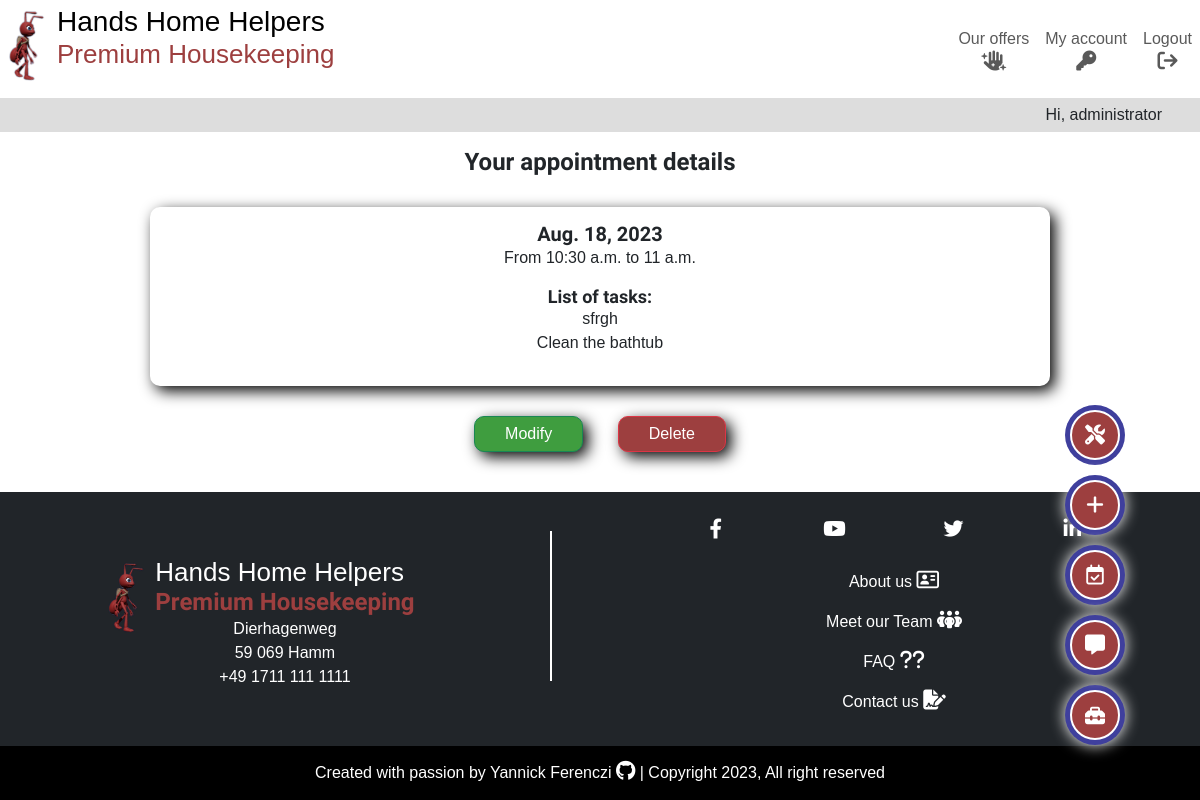
The app's page /appointments/appointment_detail/24 (signed in) with its own data.
### appointments/models.py (models this page shows, shortened)
class Appointment(models.Model):
    POSSIBLE_TIME = [
        (time.fromisoformat("07:00"), "7:00"),
        (time.fromisoformat("07:30"), "7:30"),
        (time.fromisoformat("08:00"), "8:00"),
        (time.fromisoformat("08:30"), "8:30"),
        (time.fromisoformat("09:00"), "9:00"),
        (time.fromisoformat("09:30"), "9:30"),
        (time.fromisoformat("10:00"), "10:00"),
        (time.fromisoformat("10:30"), "10:30"),
        (time.fromisoformat("11:00"), "11:00"),
        (time.fromisoformat("11:30"), "11:30"),
        (time.fromisoformat("12:00"), "12:00"),
        (time.fromisoformat("12:30"), "12:30"),
        (time.fromisoformat("13:00"), "13:00"),
        (time.fromisoformat("13:30"), "13:30"),
        (time.fromisoformat("14:00"), "14:00"),
        (time.fromisoformat("14:30"), "14:30"),
        (time.fromisoformat("15:00"), "15:00"),
        (time.fromisoformat("15:30"), "15:30"),
        (time.fromisoformat("16:00"), "16:00"),
        (time.fromisoformat("16:30"), "16:30"),
        (time.fromisoformat("17:00"), "17:00"),
        (time.fromisoformat("17:30"), "17:30"),
        (time.fromisoformat("18:00"), "18:00"),
        (time.fromisoformat("18:30"), "18:30"),
        (time.fromisoformat("19:00"), "19:00"),
    ]
    appointment_owner = models.ForeignKey(
        User,
        on_delete=models.CASCADE,
        related_name="appointment_owner",
    )
    appointment_day = models.DateField(verbose_name="Day of appointment")
    appointment_start_time = models.TimeField(
        choices=POSSIBLE_TIME, verbose_name="Starting time")
    appointment_end_time = models.TimeField(
        choices=POSSIBLE_TIME,
        verbose_name="Ending time"
    )
    appointment_tasks = models.ManyToManyField(
        Task,
        related_name="associated_tasks",
    )

### tasks/models.py (models this page shows, shortened)
class Task(models.Model):
    CATEGORIES = [
        ("Gardening", "Gardening"),
        ("Cleaning", "Cleaning"),
        ("Garden patch", "Garden patch"),
        ("Swimming pool", "Swimming pool"),
        ("Renovation and repair", "Renovation and repair"),
        ("Home care", "Home care"),
    ]
    name = models.CharField(max_length=250, )
    done = models.BooleanField(default=False)
    owner = models.ForeignKey(
        User,
        on_delete=models.CASCADE,
        related_name="task_owner",
    )
    created_on = models.DateField(auto_now_add=True)
    category = models.CharField(
        max_length=50,
        choices=CATEGORIES,
        default="CLEANING",
    )
    repeat = models.BooleanField(default=False)
    employee = models.ForeignKey(
        Employee,
        on_delete=models.PROTECT,
        related_name="employees",
        blank=True,
        null=True,
    )
    comment = models.CharField(max_length=250, blank=True, null=True)
    class Meta:
        ordering = ["-created_on"]
    def __str__(self):
        return self.name

### appointments/views.py (the view)
class AppointmentDetailView(LoginRequiredMixin, generic.DetailView):
    model = Appointment
    template_name = "appointments/appointment_detail.html"
    context_object_name = "appointment"

### appointments/templates/appointments/appointment_detail.html (shortened to what this page needs)
{% extends "base.html" %}
{% load static %}
{% block content %}
<h3>Your appointment details</h3>
<div class="custom-form">
    <h5 class="centered-content">{{ appointment.appointment_day }}</h5>
    <div class="centered-content">
        <p>From {{ appointment.appointment_start_time }} to {{ appointment.appointment_end_time }}</p>
    </div>
    <div>
        <h6>List of tasks:</h6>
        <ul>
            {% for task in appointment.appointment_tasks.all %}
            <li>{{ task }}</li>
            {% endfor %}
        </ul>
    </div>
</div>
<div class="centered-content">
    <div class="d-inline-block">
        <a class="form-btn btn btn-success" href="{% url 'update_appointment' appointment.pk %}">Modify</a>
    </div>
    <div class="d-inline-block">
        <a class="form-btn btn btn-danger" href="{% url 'delete_appointment' appointment.pk %}">Delete</a>
    </div>
</div>
{% endblock content %}

### templates/base.html (shortened to what this page needs)
{% load static %}
{% url 'home' as home_url %}
{% url 'dashboard' as dashboard_url %}
{% url 'account_logout' as logout_url %}
{% url 'account_login' as login_url %}
{% url 'account_signup' as signup_url %}
{% url 'offers' as offers_url %}
{%  now 'n' as this_month %}
<!DOCTYPE html>
<html lang="en">
<head>
    <link rel="stylesheet" href="https://cdnjs.cloudflare.com/ajax/libs/font-awesome/6.4.0/css/all.min.css"
>
    <link href="https://cdn.jsdelivr.net/npm/bootstrap@5.3.0/dist/css/bootstrap.min.css" rel="stylesheet"
>
    <link rel="stylesheet" href="{% static 'css/style.css' %}">
</head>
<body>
    <div class="user-options-trigger">
        <div class="fixed-btn d-flex justify-content-center" data-bs-toggle="tooltip" data-bs-placement="left"
            title="Open the toolbox">
            <button class="fixed-btn-trigger" type="button" data-bs-toggle="collapse" data-bs-target=".multi-collapse"
                aria-expanded="false" aria-controls="admin-panel add-task add-appointment add-review"><i
                    class="fa-solid fa-toolbox d-inline-block mt-1"></i></button>
        </div>
    </div>
    <div class="user-options">
        {% if request.user.is_superuser %}
        <div id="admin-panel" class="collapse multi-collapse fixed-btn d-flex justify-content-center" data-bs-toggle="tooltip" data-bs-placement="left"
            title="Go to admin panel">
            <a class="tool-links" href="/administration_panel/">
                <i class="fa-solid fa-screwdriver-wrench d-inline-block mt-1"></i>
            </a>
        </div>
        {% endif %}
        {% if request.user.is_authenticated %}
        <div id="add-task" class="collapse multi-collapse fixed-btn d-flex justify-content-center" data-bs-toggle="tooltip" data-bs-placement="left"
            title="Add a task">
            <a class="tool-links" href="{% url 'add_task' %}">
                <i class="fa-solid fa-plus d-inline-block mt-1"></i></p>
            </a>
        </div>
        <div id="add-appointment" class="collapse multi-collapse fixed-btn d-flex justify-content-center" data-bs-toggle="tooltip" data-bs-placement="left"
            title="New appointment">
            <a class="tool-links" href="{% url 'calendar' this_month %}">
                <i class="fa-regular fa-calendar-check d-inline-block mt-1"></i>
            </a>
        </div>
        <div id="add-review" class="collapse multi-collapse fixed-btn d-flex justify-content-center" data-bs-toggle="tooltip" data-bs-placement="left"
            title="Give us feedback">
            <a href="{% url 'add_review' %}">
                <i class="fa-solid fa-message d-inline-block mt-1"></i></a>
        </div>
        {% endif %}
    </div>
    <header class="main-header position-fixed w-100">
        <nav class="navbar navbar-expand-md py-0">
            <div class="container-fluid">
                <a class="navbar-brand" href="{% url 'home' %}">
                    <div class="main-logo">
                        <img class="img-logo" src="{% static 'images/hands_home_helpers_logo.png' %}"
                            alt="Hands Home Helpers company logo">
                        <div class="name-logo">
                            <h1><span class="d-block d-md-inline">Hands</span>
                                <span class="d-block d-md-inline">Home</span>
                                <span class="d-block d-md-inline">Helpers</span>
                            </h1>
                            <h2 class="red-ant d-none d-md-block">Premium Housekeeping</h2>
                        </div>
                    </div>
                </a>
                <div class="collapse navbar-collapse" id="navbarSupportedContent">
                    <ul class="navbar-nav ms-auto mb-0 mb-lg-0">
                        <li class="nav-item">
                            <a class="nav-link centered-content {% if request.path == offers_url %}active{%endif%}"
                                aria-current="page" aria-label="go to home page" href="{% url 'offers' %}">Our offers <i
                                    class="fa-solid fa-hand-sparkles d-block centered-content"></i></a>
                        </li>
                        {% if user.is_authenticated %}
                        <li class="nav-item {% if request.path == dashboard_url %}active{%endif%}">
                            <a class="nav-link centered-content" aria-current="page"
                                href="{% url 'dashboard' %}">My account <i
                                    class="fa-solid fa-key d-block centered-content"></i></a>
                        </li>
                        <li class="nav-item">
                            <a class="nav-link centered-content {% if request.path == logout_url %}active{%endif%}" aria-current="page" aria-label="go to logout page"
                                href="{% url 'account_logout' %}">Logout <i
                                    class="fa-solid fa-arrow-right-from-bracket d-block centered-content"></i></a>
                        </li>
                        {% endif %}
                    </ul>
                </div>
            </div>
        </nav>
        <div class="container-fluid">
            <div class="row">
                <p class="col greetings">{% if user.is_authenticated %}Hi, {{ user.username }}{% else %}Hi there!{% endif %}</p>
            </div>
        </div>
    </header>
    <main class="main-content">
        {% block content %}
        {% endblock content %}
    </main>
    <footer class="main-footer bg-dark">
        <div class="container-fluid">
            <div class="row p-4">
                <div class="col-md-5 p-0 d-flex align-items-center justify-content-center">
                    <a class="navbar-brand" href="{% url 'home' %}">
                        <div class="main-logo d-inline-block mt-2">
                            <img class="img-logo" src="{% static 'images/hands_home_helpers_logo.png' %}"
                                alt="Hands Home Helpers company logo">
                            <div class="name-logo">
                                <h2>Hands Home Helpers</h2>
                                <h3 class="red-ant p-0">Premium Housekeeping</h3>
                                <div class="address">
                                    <p class="centered-content m-0">Dierhagenweg</p>
                                    <p class="centered-content m-0">59 069 Hamm</p>
                                    <p class="centered-content m-0">+49 1711 111 1111</p>
                                </div>
                            </div>
                        </div>
                    </a>
                </div>
                <div class="col-md-1">
                    <div class="footer-rule"></div>
                </div>
                <div class="col-md-6">
                    <div class="row pb-2">
                        <div class="col">
                            <ul class="navbar-nav bg-dark d-flex flex-row align-items-center justify-content-evenly">
                                <li class="nav-item">
                                    <a class="nav-link social-media p-0" href="https://www.facebook.com/" target="_blank"><i class="fa-brands fa-facebook-f"></i></a>
                                </li>
                                <li class="nav-item">
                                    <a class="nav-link social-media p-0" href="https://www.youtube.com/" target="_blank"><i class="fa-brands fa-youtube"></i></a>
                                </li>
                                <li class="nav-item">
                                    <a class="nav-link social-media p-0" href="https://www.twitter.com/" target="_blank"><i class="fa-brands fa-twitter"></i></a>
                                </li>
                                <li class="nav-item">
                                    <a class="nav-link social-media p-0" href="https://www.linkedin.com/" target="_blank"><i class="fa-brands fa-linkedin-in"></i></a>
                                </li>
                            </ul>
                        </div>
                    </div>
                    <div class="row pt-2">
                        <div class="col extra-ressources">
                            <ul class="navbar-nav bg-dark">
                                <li class="nav-item">
                                    <a class="nav-link" href="{% url 'about' %}">About us <i class="fa-regular fa-address-card"></i></a>
                                </li>
                                <li class="nav-item">
                                    <a class="nav-link" href="{% url 'about' %}#team-section">Meet our Team <i class="fa-solid fa-people-group"></i></a>
                                </li>
                                <li class="nav-item">
                                    <a class="nav-link" href="{% url 'about' %}#faq-section">FAQ <i class="fa-solid fa-question"></i><i class="fa-solid fa-question"></i></a>
                                </li>
                                <li class="nav-item">
                                    <a class="nav-link" href="{% url 'contact' %}">Contact us <i class="fa-solid fa-file-signature"></i></a>
                                </li>
                            </ul>
                        </div>
                    </div>
                </div>
            </div>
        </div>
        <div class="container-fluid">
            <div class="row">
                <div class="col">
                    <div class="copyright bg-black">
                        <p>Created with passion by
                            <a class="white-text" href="https://github.com/yannickferenczi" target="_blank">
                                Yannick Ferenczi <i class="fa-brands fa-github"></i>
                            </a> | Copyright {% now "Y" %}, All right reserved
                        </p>
                    </div>
                </div>
            </div>
        </div>
    </footer>
</body>

### records on screen
Appointment: appointment_day "Aug. 18, 2023", appointment_start_time "10:30 a.m.", appointment_end_time "11 a.m."
Task: name "sfrgh"
Task: name "Clean the bathtub"

### other values on screen
{{ user.username }} "administrator"
